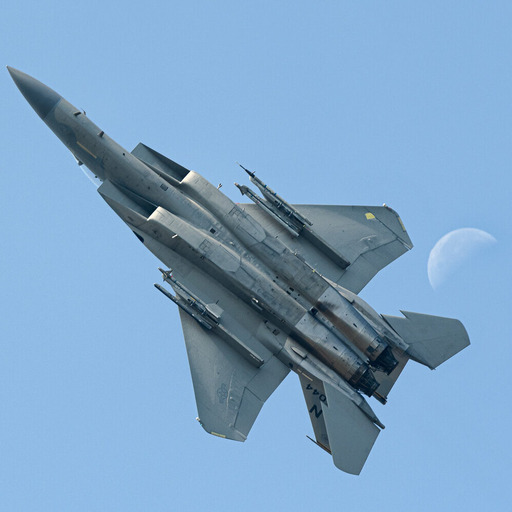
#> input picture jet.jpg, 512 x 512 px
$ python zadatak5.py
#> lines starting #> are read from the running program, lines starting #| are printed output that depends on the picture; after the words box and inside, x2 and y2 are one past the last pixel; in counts of white or black regions, pixels touching at a corner belong together
### utils.py
# [102 lines left out: functions waitEsc, imageScroller, createGridNoTitles, createGrid, addImageTitles, transposeArray and 2 more, not called in this run]

def save_images(images, titles, path, resize_height = 0):
    import cv2
    import os
    if path is None:
        path = os.path.join(os.curdir, "saved")
    os.makedirs(path, exist_ok=True)
    to_save = images
    if resize_height != 0:
        for i, img in enumerate(to_save):
            to_save[i] = resize_img(img, resize_height)
    for i, (img, title) in enumerate(zip(to_save, titles)):
        clean_title = "".join(c if c.isalnum() or c in (' ', '_', '-') else '_' for c in title)
        filename = f"{i}_{clean_title}.png"
        full_path = os.path.join(path, filename)
        cv2.imwrite(full_path, img)

### zadatak5.py
#!/usr/bin/env python3
import cv2
import numpy as np
import utils as ut
import matplotlib.pyplot as plt

# IMAGE = "tulips.png"
IMAGE = "jet.jpg"

LOWPASS = 0
HIGHPASS = 1

def normalize_image(img):
    return cv2.normalize(img, None, 0, 255, cv2.NORM_MINMAX).astype(np.uint8)

def greyscale_to_freq(img):
    dft = cv2.dft(np.float32(img), flags=cv2.DFT_COMPLEX_OUTPUT)
    dft_shift = np.fft.fftshift(dft)
    magnitude = cv2.magnitude(dft_shift[:, :, 0], dft_shift[:, :, 1])
    magnitude_spectrum = 20 * np.log1p(magnitude)  # log scale for visibility
    mag_display = normalize_image(magnitude_spectrum)
    return mag_display, dft_shift

def make_frequency_mask(img, high_low=LOWPASS, radius=30):
    rows, cols = img.shape
    ccrow, ccol = rows // 2, cols // 2

    radius = int(max(ccol, ccrow) * (radius / 100))

    if high_low == LOWPASS:
        mask = np.zeros((rows, cols, 2), np.uint8)
        cv2.circle(mask, (ccol, ccrow), radius, (1, 1), thickness=-1)
        return mask
    else:
        mask = np.ones((rows, cols, 2), np.uint8)
        cv2.circle(mask, (ccol, ccrow), radius, (0, 0), thickness=-1)
        return mask

def make_butterworth_mask(img, high_low=LOWPASS, cutoff=30, order=2):
    rows, cols = img.shape
    ccrow, ccol = rows // 2, cols // 2

    # Create distance matrix from center
    u = np.arange(rows).reshape(-1, 1) - ccrow
    v = np.arange(cols) - ccol
    D = np.sqrt(u**2 + v**2)

    # Cutoff frequency
    D0 = max(ccol, ccrow) * (cutoff / 100)

    # Create mask based on type
    if high_low == LOWPASS:
        # Butterworth lowpass filter
        H = 1 / (1 + (D / D0)**(2 * order))
    else:
        # Butterworth highpass filter
        H = 1 / (1 + (D0 / (D + 1e-8))**(2 * order))

    # Convert to complex mask
    mask = np.zeros((rows, cols, 2), dtype=np.float32)
    mask[:, :, 0] = H
    mask[:, :, 1] = H

    return mask

def apply_freq_mask(freq_img, mask):
    masked_img = freq_img * mask
    back_shift = np.fft.ifftshift(masked_img)
    spatial = cv2.idft(back_shift)
    spatial_magnitude = cv2.magnitude(spatial[:, :, 0], spatial[:, :, 1])
    spatial_img = normalize_image(spatial_magnitude)

    mag = cv2.magnitude(masked_img[:, :, 0], masked_img[:, :, 1])
    mag_log = 20 * np.log1p(mag)
    mag_norm = normalize_image(mag_log)

    return spatial_img, mag_norm

def display_filter_response(mask):
    """Display the filter response"""
    response = mask[:, :, 0]  # Take one channel
    response_display = normalize_image(response * 255)
    return response_display

# Load and prepare image
img = cv2.imread(IMAGE, cv2.IMREAD_GRAYSCALE)
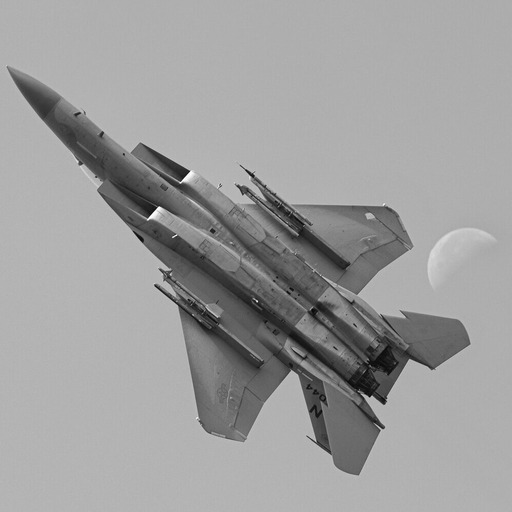
#> img: shape (512, 512); min 0, max 255, mean 157.3
# img = ut.resize_img(img, 400)
img_display = normalize_image(img)

# Get frequency domain representation
mag_display, dft_shift = greyscale_to_freq(img)
#> in greyscale_to_freq, `magnitude_spectrum = 20 * np.log1p(magnitude)`:
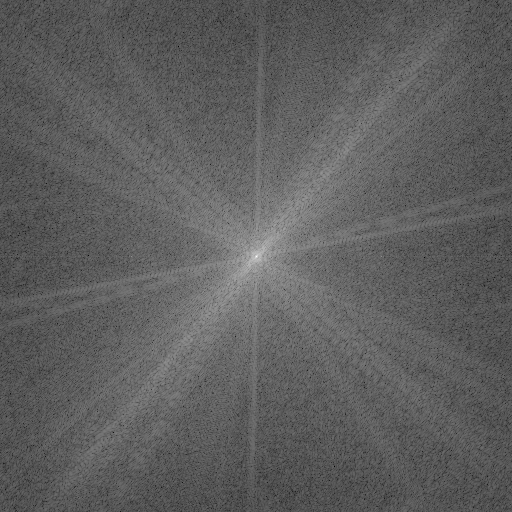
#> magnitude_spectrum: shape (512, 512) float32; min 31.02, max 350.7, mean 149.9; drawn with min black and max white

images = [img, mag_display]
labels = ["original", "mag_display"]

for x in [LOWPASS, HIGHPASS]:
    for i in [30, 50, 80]:
        mask = make_frequency_mask(img, x, i)
        applied_filter, magnitude_masked = apply_freq_mask(dft_shift, mask)

        images += [display_filter_response(mask), magnitude_masked, applied_filter]
        form = f"lowpass_{i}" if x == LOWPASS else f"highpass_{i}"
        labels += [ f"{form}_mask", f"{form}_magnitude", f"{form}_filtered_image" ]
#> this loop made 2 passes
#> pass 1, in apply_freq_mask, `mag_log = 20 * np.log1p(mag)`:
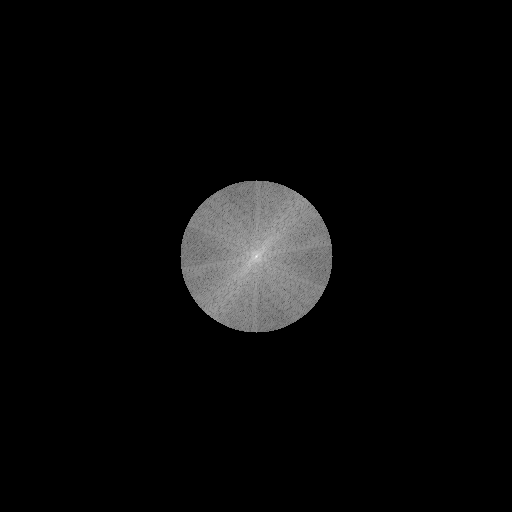
#> mag_log: shape (512, 512) float32; min 0, max 350.7, mean 12.9; drawn with min black and max white
#> after the loop, images = 20 items; labels = 20 items, first 6: 'original', 'mag_display', 'lowpass_30_mask', 'lowpass_30_magnitude', 'lowpass_30_filtered_image', 'lowpass_50_mask'

ut.save_images(images, labels, "saved/zadatak5/ideal")
#> in save_images, `to_save = images`: to_save = 20 items
#> the loop in save_images, `for i, (img, title) in enumerate(zip(to_save, titles)):` made 20 passes
#> (title, filename) on passes 1 to 10: ('original', '0_original.png'), ('mag_display', '1_mag_display.png'), ('lowpass_30_mask', '2_lowpass_30_mask.png'), ('lowpass_30_magnitude', '3_lowpass_30_magnitude.png'), ('lowpass_30_filtered_image', '4_lowpass_30_filtered_image.png'), ('lowpass_50_mask', '5_lowpass_50_mask.png'), ('lowpass_50_magnitude', '6_lowpass_50_magnitude.png'), ('lowpass_50_filtered_image', '7_lowpass_50_filtered_image.png'), ('lowpass_80_mask', '8_lowpass_80_mask.png'), ('lowpass_80_magnitude', '9_lowpass_80_magnitude.png')

images = [img, mag_display]
labels = ["original", "mag_display"]

for x in [LOWPASS, HIGHPASS]:
    for i in [2, 3, 5, 8]:
        mask = make_butterworth_mask(img, x, 20, i)
        applied_filter, magnitude_masked = apply_freq_mask(dft_shift, mask)

        images += [display_filter_response(mask), magnitude_masked, applied_filter]
        form = f"lowpass_{i}" if x == LOWPASS else f"highpass_{i}"
        labels += [ f"{form}_mask", f"{form}_magnitude", f"{form}_filtered_image" ]
#> this loop made 2 passes
#> pass 1, in apply_freq_mask (call 7), `mag_log = 20 * np.log1p(mag)`:
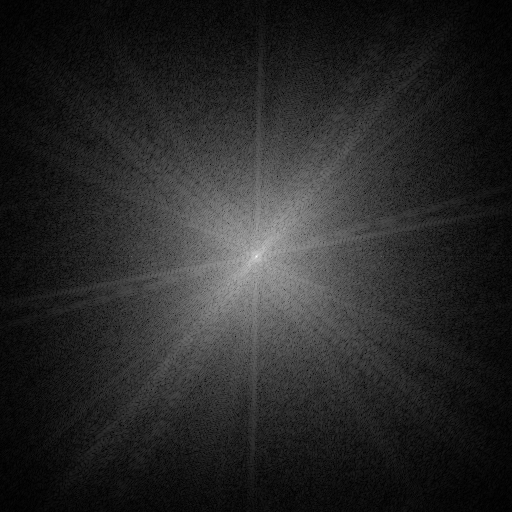
#> mag_log: shape (512, 512) float32; min 0.187, max 350.7, mean 54.6; drawn with min black and max white
#> after the loop, images = 26 items; labels = 26 items, first 6: 'original', 'mag_display', 'lowpass_2_mask', 'lowpass_2_magnitude', 'lowpass_2_filtered_image', 'lowpass_3_mask'

ut.save_images(images, labels, "saved/zadatak5/butterworth")
#> the loop in save_images (call 2), `for i, (img, title) in enumerate(zip(to_save, titles)):` made 26 passes
#> (title, filename) on passes 1 to 11: ('original', '0_original.png'), ('mag_display', '1_mag_display.png'), ('lowpass_2_mask', '2_lowpass_2_mask.png'), ('lowpass_2_magnitude', '3_lowpass_2_magnitude.png'), ('lowpass_2_filtered_image', '4_lowpass_2_filtered_image.png'), ('lowpass_3_mask', '5_lowpass_3_mask.png'), ('lowpass_3_magnitude', '6_lowpass_3_magnitude.png'), ('lowpass_3_filtered_image', '7_lowpass_3_filtered_image.png'), ('lowpass_5_mask', '8_lowpass_5_mask.png'), ('lowpass_5_magnitude', '9_lowpass_5_magnitude.png'), ('lowpass_5_filtered_image', '10_lowpass_5_filtered_image.png')

images = [img, mag_display]
labels = ["original", "mag_display"]

low_mask = make_frequency_mask(img, LOWPASS, 80)
high_mask = make_frequency_mask(img, HIGHPASS, 30)
bandpass_mask = cv2.bitwise_and(low_mask, high_mask)

applied_filter, magnitude_masked = apply_freq_mask(dft_shift, bandpass_mask)
#> in apply_freq_mask (call 15), `mag_log = 20 * np.log1p(mag)`:
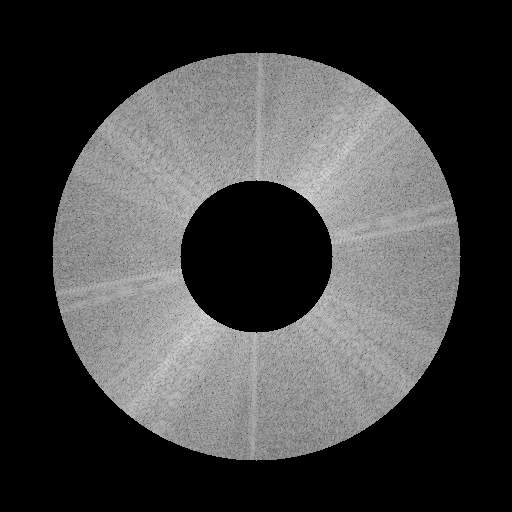
#> mag_log: shape (512, 512) float32; min 0, max 215.4, mean 66.9
#> in apply_freq_mask (call 15), `mag_norm = normalize_image(mag_log)`:
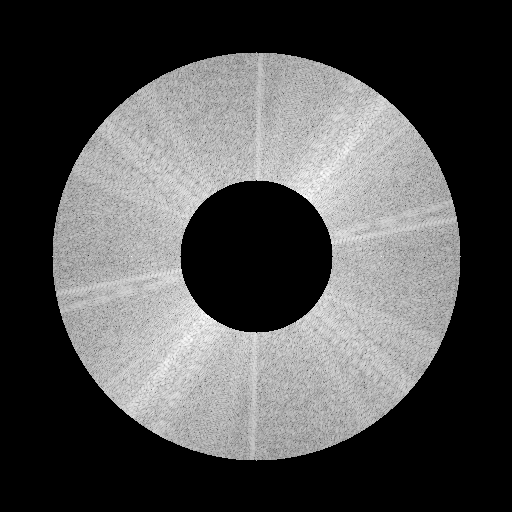
#> mag_norm: shape (512, 512); min 0, max 254, mean 79
images += [display_filter_response(bandpass_mask), magnitude_masked, applied_filter]
#> in display_filter_response (call 15), `response = mask[:, :, 0]`:
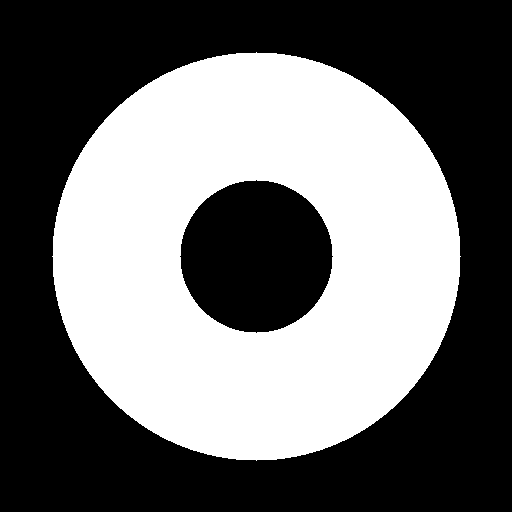
#> response: shape (512, 512); values 0 (black) and 1 (white), 43% white; 1 white region, box (x1, y1, x2, y2) and area: (52, 52, 461, 461) 112596
labels += [ "bandpass_mask", "bandpass_magnitude", "bandpass_filtered_image" ]

ut.save_images(images, labels, "saved/zadatak5/bandpass")
